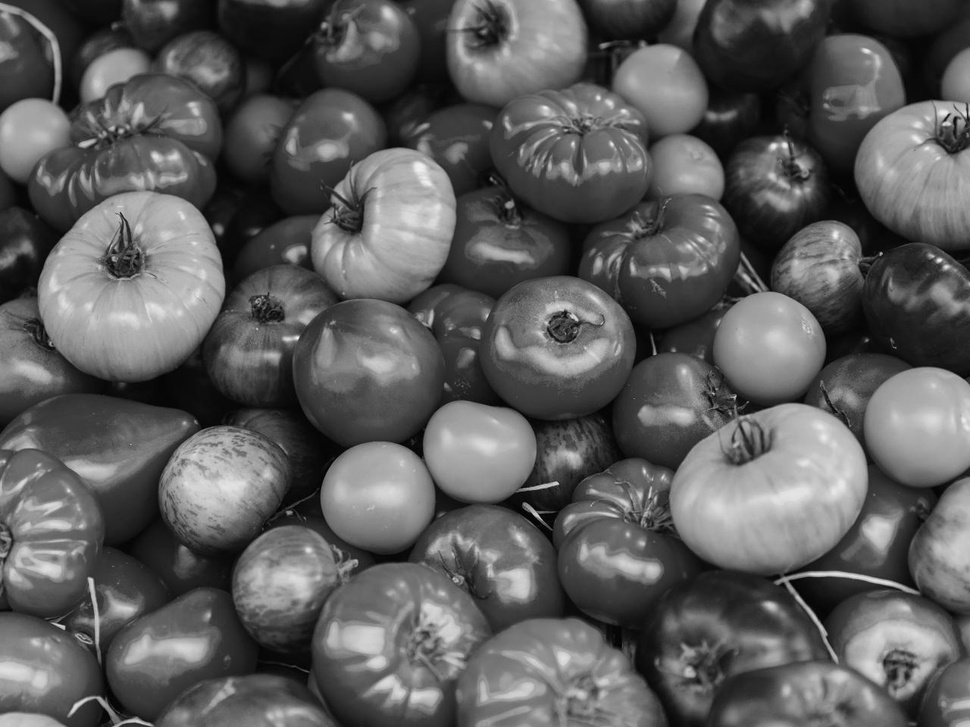
#> input picture grayscale.jpg, 970 x 727 px, shrunk from 1280 x 960 before the run
$ python grayscale_histogram.py
#> lines starting #> are read from the running program, lines starting #| are printed output that depends on the picture
import cv2
import matplotlib.pyplot as plt

# Read the grayscale image
image_gray = cv2.imread('grayscale.jpg', cv2.IMREAD_GRAYSCALE)
#> image_gray is the input picture: shape (727, 970); min 0, max 243, mean 92.7

if image_gray is not None:
    # Calculate the histogram
    hist_gray = cv2.calcHist([image_gray], [0], None, [256], [0, 256])
#> hist_gray = 256 values, max 5711 at index 58, min 0 at index 244, mean 2754.6

    # Display the histogram
    plt.figure(figsize=(8, 5))
    plt.plot(hist_gray, color='black')
    plt.title('Grayscale Image Histogram')
    plt.xlabel('Pixel Value')
    plt.ylabel('Frequency')
    plt.show()
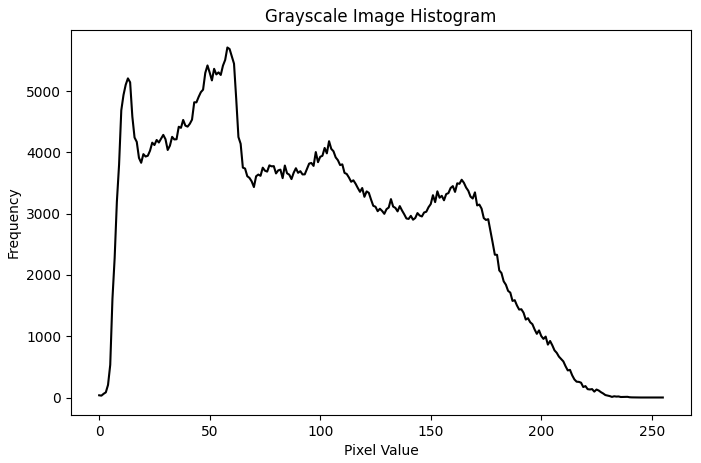
#> figure drawn by matplotlib, 1 panel; curve peaks at x = 58, y = 5711
else:
    print("Error: Unable to read the grayscale image. Please check the file path.")
